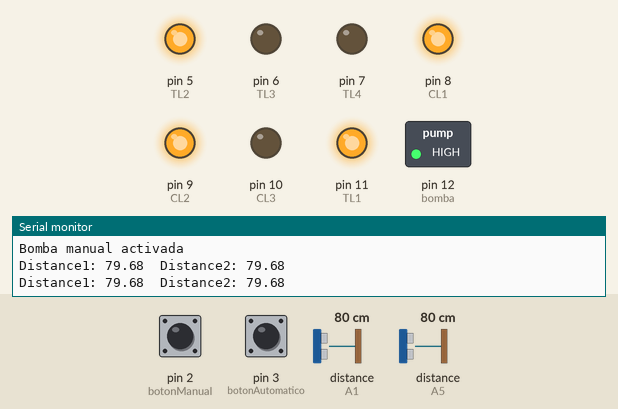
The sketch below on a simulated Arduino Uno, built with avr-gcc and run on an emulated ATmega328P. Shown: switched loads named in the sketch (green lamp = pin HIGH), output pins drawn as LEDs (lit = HIGH), the last lines printed to the serial monitor. Wiring (inferred from the names in the program): 2 × ultrasonic range finder: trigger A0, echo A1 / trigger A4, echo A5. The test bench sets the inputs (shaded band); at power-on: distance to the obstacle (sensors on A1, A5) 80 cm, pin 2 (botonManual) HIGH, pin 3 (botonAutomatico) HIGH. The echo pulse lasts 58.3 µs per cm; pins used as bus, display or sensor lines are not drawn.

Above: at 4.8 s.
4.9 s: distance to the obstacle (sensor on A1) set to 55 cm
9.9 s: distance to the obstacle (sensor on A1) set to 47 cm
At 12.3 s:
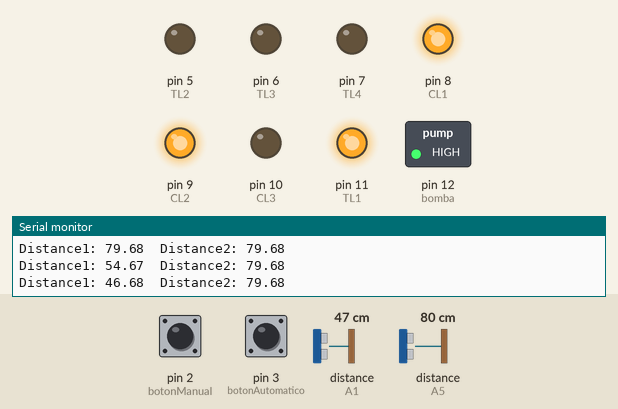
14.9 s: distance to the obstacle (sensor on A5) set to 120 cm
At 17.0 s:
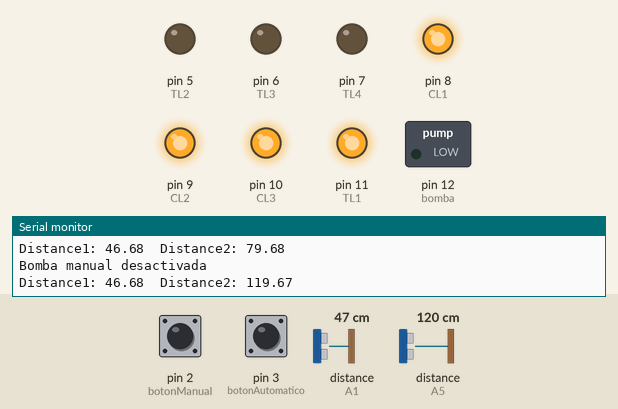
19.9 s: distance to the obstacle (sensor on A5) set to 2 cm
At 21.5 s:
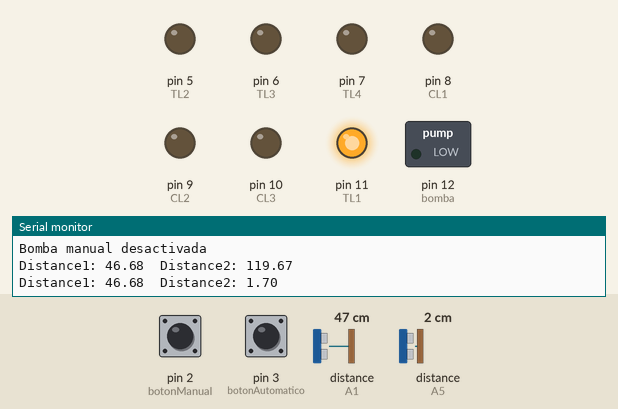
24.9 s: distance to the obstacle (sensor on A1) set to 12 cm
29.9 s: distance to the obstacle (sensor on A1) set to 9 cm
At 33.4 s:
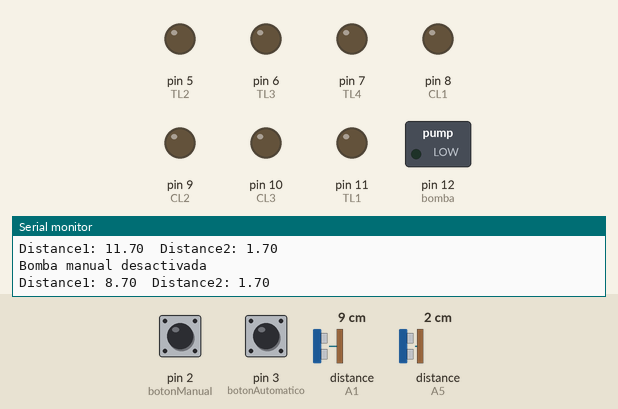
Timing chart, 0 to 34.9 s (numbered marks = the images above; inputs shaded):
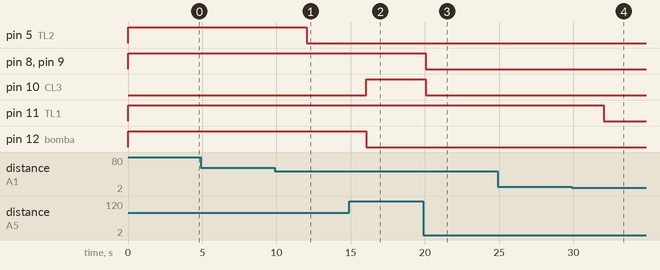

Measured:
- the behaviour switches between 53 and 52 cm on distance to the obstacle (sensor on A1) (found by bisection; images 0 and 1)
- the behaviour switches between 11 and 10 cm on distance to the obstacle (sensor on A1) (found by bisection; images 3 and 4)
- after the input at 9.9 s, pin 5 (TL2): HIGH → LOW after 2.1 s
- after the input at 14.9 s, pin 10 (CL3): LOW → HIGH after 1.2 s; pin 12 (bomba): HIGH → LOW after 1.2 s
- after the input at 19.9 s, pin 8 (CL1), pin 9 (CL2), pin 10 (CL3): HIGH → LOW after 0.16 s
- after the input at 29.9 s, pin 11 (TL1): HIGH → LOW after 2.2 s

The sketch:

v8.ino
```cpp
const int trig1 = A0;
const int echo1 = A1;
const int trig2 = A4;
const int echo2 = A5;
const int bomba = 12;
const int botonManual = 2;
const int botonAutomatico = 3;
const int TL1 = 11;
const int TL2 = 5;
const int TL3 = 6;
const int TL4 = 7;
const int CL1 = 8;
const int CL2 = 9;
const int CL3 = 10;

long pingTravelTime1;
long pingTravelTime2;
float distance1;
float distance2;
bool bombaActivadaAutomatico = false;
bool bombaActivadaManual = false;
int previousDistance1 = 0;
bool bombaActivadaSecuencial = false;

unsigned long previousMillis = 0;
const long interval = 2000;  // Intervalo de lectura de sensores

void setup() {
  pinMode(trig1, OUTPUT);
  pinMode(echo1, INPUT);
  pinMode(trig2, OUTPUT);
  pinMode(echo2, INPUT);
  pinMode(bomba, OUTPUT);
  pinMode(botonManual, INPUT_PULLUP);
  pinMode(botonAutomatico, INPUT_PULLUP);
  pinMode(TL1, OUTPUT);
  pinMode(TL2, OUTPUT);
  pinMode(TL3, OUTPUT);
  pinMode(TL4, OUTPUT);
  pinMode(CL1, OUTPUT);
  pinMode(CL2, OUTPUT);
  pinMode(CL3, OUTPUT);
  Serial.begin(9600);
}

void loop() {
  unsigned long currentMillis = millis();

  // Sensor ultrasónico 1
  digitalWrite(trig1, HIGH);
  delayMicroseconds(10);
  digitalWrite(trig1, LOW);

  pingTravelTime1 = pulseIn(echo1, HIGH);
  if (pingTravelTime1 == 0) {
    Serial.println("Error: No se detectó el eco del sensor 1");
    distance1 = 0;
  } else {
    distance1 = (pingTravelTime1 * 0.0343) / 2.0;
  }

  // Sensor ultrasónico 2
  digitalWrite(trig2, HIGH);
  delayMicroseconds(10);
  digitalWrite(trig2, LOW);

  pingTravelTime2 = pulseIn(echo2, HIGH);
  if (pingTravelTime2 == 0) {
    Serial.println("Error: No se detectó el eco del sensor 2");
    distance2 = 0;
  } else {
    distance2 = (pingTravelTime2 * 0.0343) / 2.0;
  }

  // Verificar el estado de los botones
  bool botonManualPresionado = digitalRead(botonManual) == HIGH;
  bool botonAutomaticoPresionado = digitalRead(botonAutomatico) == HIGH;

  // Lógica para el modo automático
  if (botonAutomaticoPresionado) {
    if (distance2 >= 10 && distance2 <= 106) {
      if (distance1 >= 110 && distance1 >= 5 && !bombaActivadaSecuencial) {
        // Activar la bomba automáticamente cuando la distancia1 sea igual a 30 cm
        digitalWrite(bomba, HIGH);
        Serial.println("Bomba automática activada");
        bombaActivadaSecuencial = true;
      } else if (distance1 <= 10 && bombaActivadaSecuencial) {
        // Desactivar la bomba automáticamente cuando la distancia1 sea igual a 10 cm
        digitalWrite(bomba, LOW);
        Serial.println("Bomba automática desactivada");
        bombaActivadaSecuencial = false;
      }
    } else {
      bombaActivadaSecuencial = false;
    }
  } else {
    bombaActivadaSecuencial = false; // Restablecer el estado si no está en modo automático
  }

  // Lógica para el modo manual
  if (botonManualPresionado) {
    if (distance1 > 10 && distance1 >= 5 && distance2 <= 106 && !bombaActivadaManual && distance2 >= 5) {
      // Activar la bomba manualmente mientras la distancia1 sea mayor a 10 cm y distance2 esté en el rango
      digitalWrite(bomba, HIGH);
      Serial.println("Bomba manual activada");
      bombaActivadaManual = true;
    } else if (distance1 <= 10 || distance2 > 106 && bombaActivadaManual) {
      // Desactivar la bomba manualmente cuando la distancia1 sea igual a 10 cm o distance2 esté fuera del rango
      digitalWrite(bomba, LOW);
      Serial.println("Bomba manual desactivada");
      bombaActivadaManual = false;
    } else if (distance1 > 10 && distance2 > 106) {
      // Desactivar la bomba si distance1 es mayor a 10 y distance2 es mayor a 20
      digitalWrite(bomba, LOW);
      Serial.println("Bomba desactivada, cisterna vacía");
      bombaActivadaSecuencial = false;
    }
  } else {
    bombaActivadaManual = false; // Restablecer el estado si no está en modo manual
  }

  // Verificar si ninguno de los modos está activado y apagar la bomba
  if (!bombaActivadaSecuencial && !bombaActivadaManual) {
    digitalWrite(bomba, LOW);
  }

  // Logica de los led TINACO
  if (distance1 <= 10) {
    digitalWrite(TL1, LOW);
    digitalWrite(TL2, LOW);
    digitalWrite(TL3, LOW);
    digitalWrite(TL4, LOW);
  } else if (distance1 <= 52.5 && distance1 > 10) {
    digitalWrite(TL1, HIGH);
    digitalWrite(TL2, LOW);
    digitalWrite(TL3, LOW);
    digitalWrite(TL4, LOW);
  } else if (distance1 <= 85 && distance1 > 52.5) {
    digitalWrite(TL1, HIGH);
    digitalWrite(TL2, HIGH);
    digitalWrite(TL3, LOW);
    digitalWrite(TL4, LOW);
  } else if (distance1 <= 106 && distance1 > 85) {
    digitalWrite(TL1, HIGH);
    digitalWrite(TL2, HIGH);
    digitalWrite(TL3, HIGH);
    digitalWrite(TL4, LOW);
  } else {
    digitalWrite(TL1, HIGH);
    digitalWrite(TL2, HIGH);
    digitalWrite(TL3, HIGH);
    digitalWrite(TL4, HIGH);
  }

  // Logica de los led CISTERNA
  if (distance2 <= 20) {
    digitalWrite(CL1, LOW);
    digitalWrite(CL2, LOW);
    digitalWrite(CL3, LOW);
  } else if (distance2 <= 63.4 && distance2 > 20) {
    digitalWrite(CL1, HIGH);
    digitalWrite(CL2, LOW);
    digitalWrite(CL3, LOW);
  } else if (distance2 <= 106.7 && distance2 > 63.4) {
    digitalWrite(CL1, HIGH);
    digitalWrite(CL2, HIGH);
    digitalWrite(CL3, LOW);
  } else {
    digitalWrite(CL1, HIGH);
    digitalWrite(CL2, HIGH);
    digitalWrite(CL3, HIGH);
  }

  Serial.print("Distance1: ");
  Serial.print(distance1);
  Serial.print("  Distance2: ");
  Serial.println(distance2);

  // Actualizar el tiempo para la próxima lectura
  previousMillis = currentMillis;
  delay(4000);
}
```
